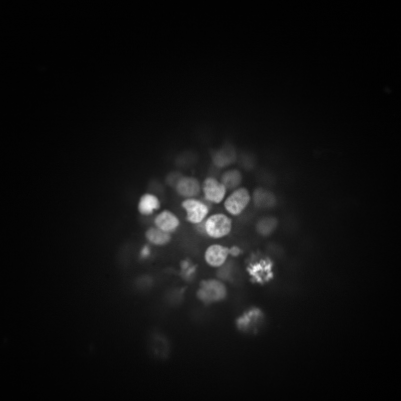
%> input picture Database1/images/02.tif, 401 x 401 px; its folder holds only this picture in this run
$ octave denoising.m   (GNU Octave 9; MATLAB toolbox functions it lacks are replaced by stand-ins)
%> lines starting %> are read from the running program, lines starting %| are printed output that depends on the picture; in (x1, y1, x2, y2) boxes, pixels count from 0 and x2, y2 are one past the last pixel; in counts of white or black regions, pixels touching at a corner belong together; the program's own positions count from 1
clear all;
close all;

%Remove the noise caused by laser confocal scanning microscopy

% Vecteurs contenant les 5 images :
list_img = dir("../Database1/images/*.tif");
image_data= cell(1,length(list_img));
for j=1:length(list_img)
    file_name = strcat('../Database1/images/', list_img(j).name);
    image_file=imread(file_name);
%> image_file is the input picture: size 401x401 uint8; min 0, max 252, mean 15.2
    image_data{j}=image_file;
end

dir_name = "../Database1/Denoised_images"; % folder name where we'll save denoised images
if ~exist(dir_name, 'dir')
    mkdir(dir_name);
end

for i=1:length(list_img)

    I = image_data{i};

    % Remove black margins (crop the image)
    I_copy = I;
    I_copy(I<15) = 0;
    [r, c] = find(I_copy);
    row1 = min(r);
    row2 = max(r);
    col1 = min(c);
    col2 = max(c);
    I_cropped = I(row1:row2, col1:col2);
    [M, N]=size(I_cropped);


    fig1 = figure
    subplot(1,2,1);
    imshow(I);
    subplot(1,2,2);
    imshow(I_cropped)

    % Opening - Closing reconstruction :
    gmag = imgradient(I_cropped);
    fig2 = figure
    subplot(3,3,1);
    imshow(gmag,[])
    title('Gradient Magnitude')

    se = strel("disk", 5);
    Io = imopen(I_cropped,se);
    subplot(3,3,2);
    imshow(Io)
    title('Opening')

    Ie = imerode(I_cropped,se);
    Iobr = imreconstruct(Ie,I_cropped);
    subplot(3,3,3);
    imshow(Iobr)
    title('Opening-by-Reconstruction')

    Ioc = imclose(Io,se);
    subplot(3,3,4);
    imshow(Ioc)
    title('Opening-Closing')

    Iobrd = imdilate(Iobr,se);
    Iobrcbr = imreconstruct(imcomplement(Iobrd),imcomplement(Iobr));
    Iobrcbr = imcomplement(Iobrcbr);
    subplot(3,3,5);
    imshow(Iobrcbr);
    title('Opening-Closing by Reconstruction')

    % Contrast Enhancement
    I_final  =  adapthisteq(Iobrcbr);
    subplot(3,3,6);
    imshow(I_final);

    %adaptive local thresholding
    T = adaptthresh(I_final, 0.45);
    I_bw = imbinarize(I_final,T);

    I_bw = bwareaopen(I_bw,125); % Delete false cells (<125 pixels)

    % We put back black paddings
    I_bw2 = zeros(401);
    I_bw2(row1:row2, col1:col2) = I_bw;


    % Show the results
    fig3 = figure;
    subplot(1,3,1);
    imshow(I);
    title("Original image");

    subplot(1,3,2);
    imshow(I_final);
    title("Image after Opening-Closing by Reconstruction");

    subplot(1,3,3);
    imshow(I_bw2);
    title("Final denoised and binarized image");

    img_name = strcat(list_img(i).name(1:2), "_denoised.tif");
    img_path = strcat("../Database1/Denoised_images/", img_name);
    imwrite(I_bw2,img_path);


end
%> this loop made 1 pass
%> (row1, row2, col1, col2) on pass 1: (121, 363, 99, 331)
%> pass 1, `I_cropped = I(row1:row2, col1:col2);`:
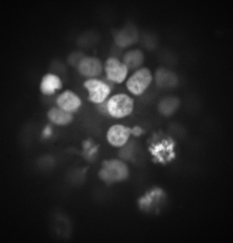
%> I_cropped: size 243x233 uint8; min 4, max 252, mean 34.6
%> pass 1, `gmag = imgradient(I_cropped);`:
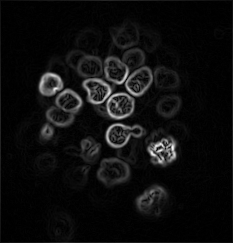
%> gmag: size 243x233 double; min 0, max 408.4, mean 22.9; drawn with min black and max white
%> pass 1, `Io = imopen(I_cropped,se);`:
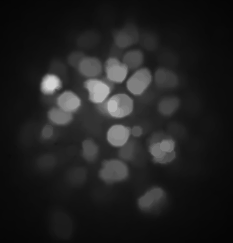
%> Io: size 243x233 uint8; min 4, max 211, mean 32.4
%> pass 1, `Ie = imerode(I_cropped,se);`:
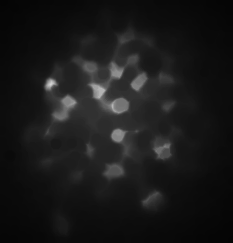
%> Ie: size 243x233 uint8; min 4, max 211, mean 24.9
%> after the loop:
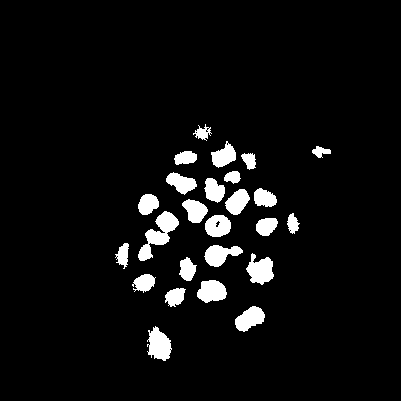
%> I_bw2: size 401x401 double; values 0 (black) and 1 (white), 5.6% white; 25 white regions, largest, box (x1, y1, x2, y2) and area: (138, 211, 179, 261) 806, (147, 326, 172, 361) 577, (246, 253, 274, 285) 562

$ run again, on Database1/images/16.tif
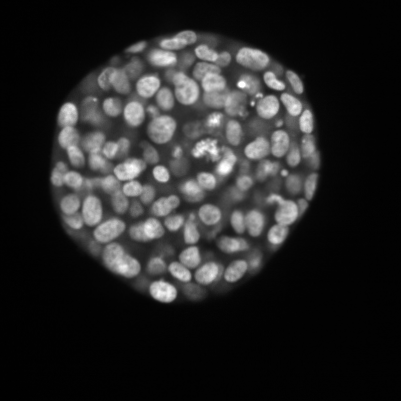
%> input picture Database1/images/16.tif, 401 x 401 px
%> image_file is the input picture: size 401x401 uint8; min 0, max 255, mean 38.2
%> the loop `for i=1:length(list_img)` made 1 pass
%> (row1, row2, col1, col2) on pass 1: (29, 305, 49, 324)
%> pass 1, `Ie = imerode(I_cropped,se);`:
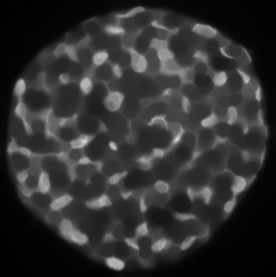
%> Ie: size 277x276 uint8; min 1, max 216, mean 48
%> after the loop `for i=1:length(list_img)`:
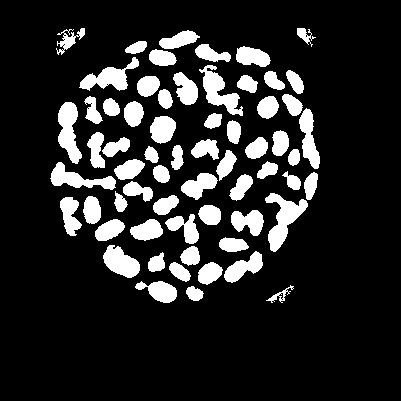
%> I_bw2: size 401x401 double; values 0 (black) and 1 (white), 15.5% white; 63 white regions, largest, box (x1, y1, x2, y2) and area: (265, 193, 308, 252) 1061, (199, 65, 243, 116) 910, (58, 102, 82, 164) 893

$ run again, on Database1/images/04.tif
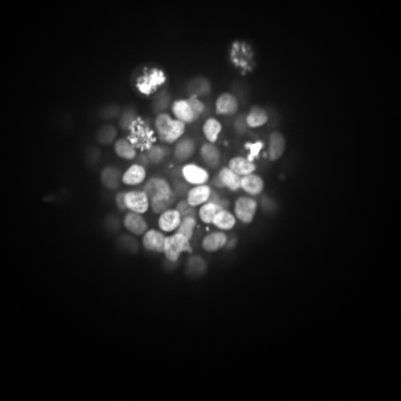
%> input picture Database1/images/04.tif, 401 x 401 px
%> image_file is the input picture: size 401x401 uint8; min 0, max 255, mean 23.5
%> the loop `for i=1:length(list_img)` made 1 pass
%> (row1, row2, col1, col2) on pass 1: (38, 288, 43, 306)
%> pass 1, `Ie = imerode(I_cropped,se);`:
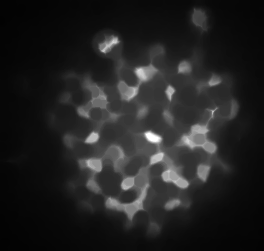
%> Ie: size 251x264 uint8; min 2, max 255, mean 34
%> after the loop `for i=1:length(list_img)`:
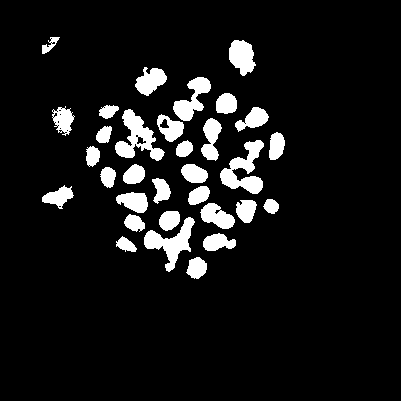
%> I_bw2: size 401x401 double; values 0 (black) and 1 (white), 8.6% white; 32 white regions, largest, box (x1, y1, x2, y2) and area: (220, 140, 264, 194) 1117, (115, 109, 165, 161) 1100, (144, 217, 195, 272) 1043

$ run again, on Database1/images/07.tif
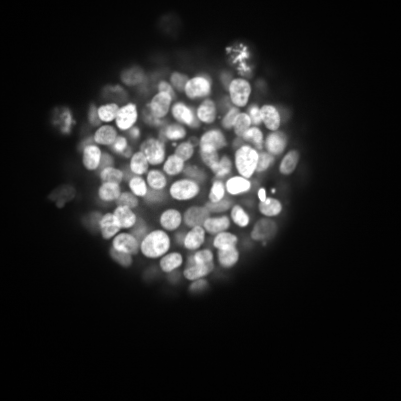
%> input picture Database1/images/07.tif, 401 x 401 px
%> image_file is the input picture: size 401x401 uint8; min 0, max 255, mean 34.8
%> the loop `for i=1:length(list_img)` made 1 pass
%> (row1, row2, col1, col2) on pass 1: (12, 299, 47, 313)
%> pass 1, `Ie = imerode(I_cropped,se);`:
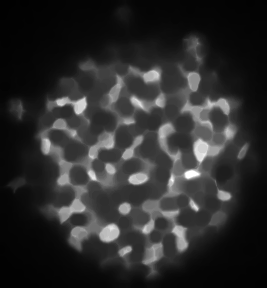
%> Ie: size 288x267 uint8; min 1, max 255, mean 43.9
%> after the loop `for i=1:length(list_img)`:
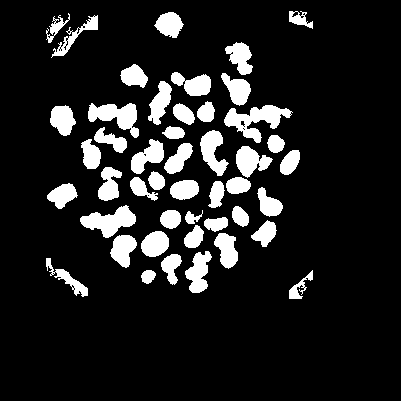
%> I_bw2: size 401x401 double; values 0 (black) and 1 (white), 12.9% white; 46 white regions, largest, box (x1, y1, x2, y2) and area: (224, 105, 293, 143) 1139, (80, 205, 136, 238) 949, (88, 103, 139, 138) 925
